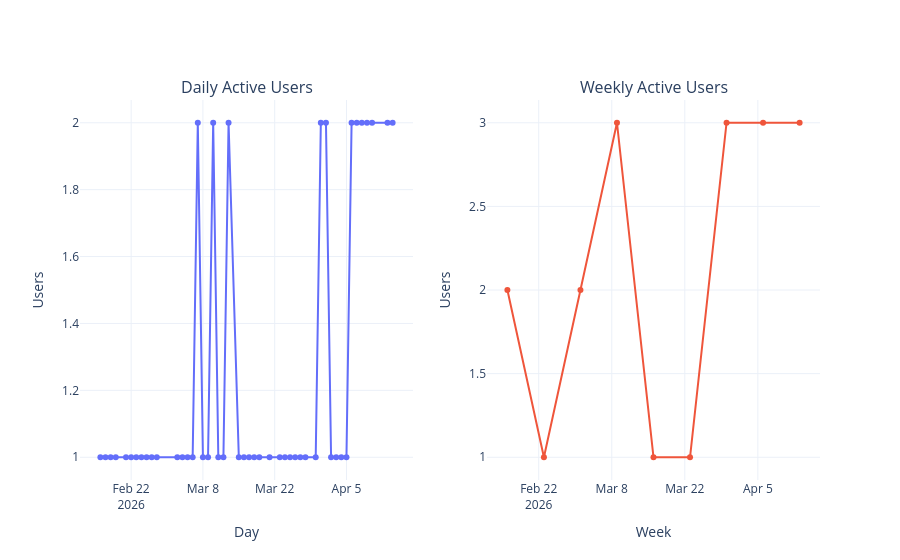

The notebook cell saved with this chart:
### Markdown cell above
## 4) Daily active users (DAU) and weekly active users (WAU)

### Code cell
# Replace SQL with pandas grouping
from plotly.subplots import make_subplots

if not activity_df.empty:
    activity_df['day'] = activity_df['created_at'].dt.floor('D')
    active_users_daily = activity_df.groupby('day')['profile_id'].nunique().reset_index(name='dau')
    
    activity_df['week'] = activity_df['created_at'].dt.to_period('W').dt.start_time
    active_users_weekly = activity_df.groupby('week')['profile_id'].nunique().reset_index(name='wau')
else:
    active_users_daily = pd.DataFrame(columns=['day', 'dau'])
    active_users_weekly = pd.DataFrame(columns=['week', 'wau'])

fig = make_subplots(rows=1, cols=2, subplot_titles=('Daily Active Users', 'Weekly Active Users'))
if not active_users_daily.empty:
    fig.add_trace(go.Scatter(x=active_users_daily['day'], y=active_users_daily['dau'], mode='lines+markers', name='DAU'), row=1, col=1)
if not active_users_weekly.empty:
    fig.add_trace(go.Scatter(x=active_users_weekly['week'], y=active_users_weekly['wau'], mode='lines+markers', name='WAU'), row=1, col=2)

fig.update_layout(xaxis_title='Day', yaxis_title='Users', xaxis2_title='Week', yaxis2_title='Users', showlegend=False)
fig.show()

active_users_daily.tail(15), active_users_weekly.tail(12)

### Figure 1 — Plotly figure (JSON) as saved in the notebook; plotly's stock layout.template omitted (floating-point values rounded to 4 significant figures)
{"data": [{"mode": "lines+markers", "name": "DAU", "type": "scatter", "x": ["2026-02-16T00:00:00+00:00", "2026-02-17T00:00:00+00:00", "2026-02-18T00:00:00+00:00", "2026-02-19T00:00:00+00:00", "2026-02-21T00:00:00+00:00", "2026-02-22T00:00:00+00:00", "2026-02-23T00:00:00+00:00", "2026-02-24T00:00:00+00:00", "2026-02-25T00:00:00+00:00", "2026-02-26T00:00:00+00:00", "2026-02-27T00:00:00+00:00", "2026-03-03T00:00:00+00:00", "2026-03-04T00:00:00+00:00", "2026-03-05T00:00:00+00:00", "2026-03-06T00:00:00+00:00", "2026-03-07T00:00:00+00:00", "2026-03-08T00:00:00+00:00", "2026-03-09T00:00:00+00:00", "2026-03-10T00:00:00+00:00", "2026-03-11T00:00:00+00:00", "2026-03-12T00:00:00+00:00", "2026-03-13T00:00:00+00:00", "2026-03-15T00:00:00+00:00", "2026-03-16T00:00:00+00:00", "2026-03-17T00:00:00+00:00", "2026-03-18T00:00:00+00:00", "2026-03-19T00:00:00+00:00", "2026-03-21T00:00:00+00:00", "2026-03-23T00:00:00+00:00", "2026-03-24T00:00:00+00:00", "2026-03-25T00:00:00+00:00", "2026-03-26T00:00:00+00:00", "2026-03-27T00:00:00+00:00", "2026-03-28T00:00:00+00:00", "2026-03-30T00:00:00+00:00", "2026-03-31T00:00:00+00:00", "2026-04-01T00:00:00+00:00", "2026-04-02T00:00:00+00:00", "2026-04-03T00:00:00+00:00", "2026-04-04T00:00:00+00:00", "2026-04-05T00:00:00+00:00", "2026-04-06T00:00:00+00:00", "2026-04-07T00:00:00+00:00", "2026-04-08T00:00:00+00:00", "2026-04-09T00:00:00+00:00", "2026-04-10T00:00:00+00:00", "2026-04-13T00:00:00+00:00", "2026-04-14T00:00:00+00:00"], "xaxis": "x", "y": [1, 1, 1, 1, 1, 1, 1, 1, 1, 1, 1, 1, 1, 1, 1, 2, 1, 1, 2, 1, 1, 2, 1, 1, 1, 1, 1, 1, 1, 1, 1, 1, 1, 1, 1, 2, 2, 1, 1, 1, 1, 2, 2, 2, 2, 2, 2, 2], "yaxis": "y"}, {"mode": "lines+markers", "name": "WAU", "type": "scatter", "x": ["2026-02-16T00:00:00", "2026-02-23T00:00:00", "2026-03-02T00:00:00", "2026-03-09T00:00:00", "2026-03-16T00:00:00", "2026-03-23T00:00:00", "2026-03-30T00:00:00", "2026-04-06T00:00:00", "2026-04-13T00:00:00"], "xaxis": "x2", "y": [2, 1, 2, 3, 1, 1, 3, 3, 3], "yaxis": "y2"}], "layout": {"annotations": [{"font": {"size": 16}, "showarrow": false, "text": "Daily Active Users", "x": 0.225, "xanchor": "center", "xref": "paper", "y": 1, "yanchor": "bottom", "yref": "paper"}, {"font": {"size": 16}, "showarrow": false, "text": "Weekly Active Users", "x": 0.775, "xanchor": "center", "xref": "paper", "y": 1, "yanchor": "bottom", "yref": "paper"}], "showlegend": false, "xaxis": {"anchor": "y", "autorange": true, "domain": [0, 0.45], "range": ["2026-02-11 23:24:29.7301", "2026-04-18 00:35:30.2699"], "title": {"text": "Day"}, "type": "date"}, "xaxis2": {"anchor": "y2", "autorange": true, "domain": [0.55, 1], "range": ["2026-02-12 01:06:10.2612", "2026-04-16 22:53:49.7388"], "title": {"text": "Week"}, "type": "date"}, "yaxis": {"anchor": "x", "autorange": true, "domain": [0, 1], "range": [0.9268, 2.073], "title": {"text": "Users"}, "type": "linear"}, "yaxis2": {"anchor": "x2", "autorange": true, "domain": [0, 1], "range": [0.8535, 3.146], "title": {"text": "Users"}, "type": "linear"}}}
